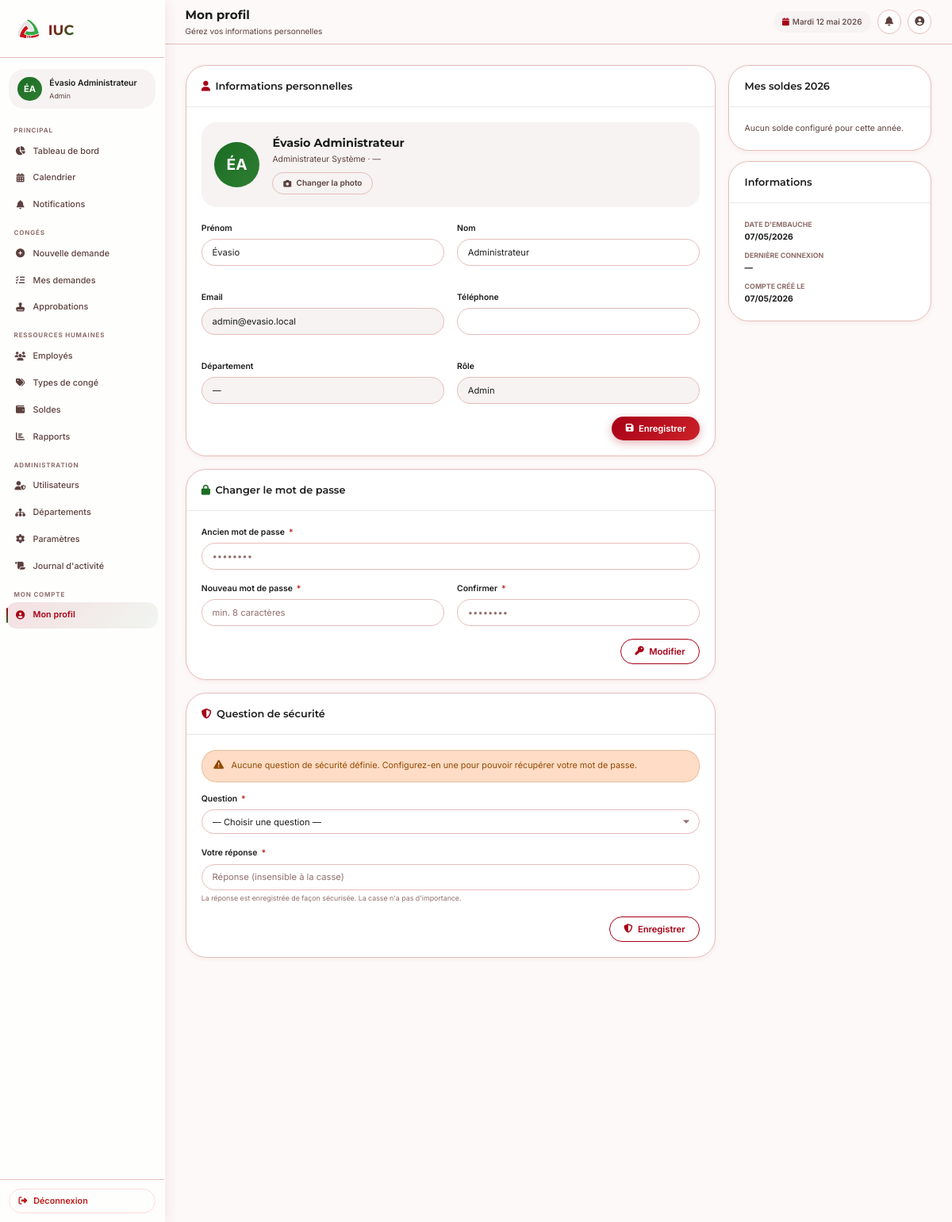
Page /profil.php (signed in) on the committed database.
### tables this page shows
CREATE TABLE `utilisateurs` (
  `id`                 INT UNSIGNED NOT NULL AUTO_INCREMENT,
  `nom`                VARCHAR(80) NOT NULL,
  `prenom`             VARCHAR(80) NOT NULL,
  `email`              VARCHAR(150) NOT NULL UNIQUE,
  `mot_de_passe`       VARCHAR(255) NOT NULL,
  `telephone`          VARCHAR(20) DEFAULT NULL,
  `photo`              VARCHAR(255) DEFAULT NULL,
  `role`               ENUM('employe','manager','rh','admin') NOT NULL DEFAULT 'employe',
  `departement_id`     INT UNSIGNED DEFAULT NULL,
  `manager_id`         INT UNSIGNED DEFAULT NULL,
  `date_embauche`      DATE DEFAULT NULL,
  `poste`              VARCHAR(100) DEFAULT NULL,
  `actif`              TINYINT(1) NOT NULL DEFAULT 1,
  `token_reset`        VARCHAR(255) DEFAULT NULL,
  `token_expiry`       DATETIME DEFAULT NULL,
  `question_securite`  VARCHAR(255) DEFAULT NULL,
  `reponse_securite`   VARCHAR(255) DEFAULT NULL,
  `derniere_connexion` DATETIME DEFAULT NULL,
  `created_at`         TIMESTAMP NOT NULL DEFAULT CURRENT_TIMESTAMP,
  `updated_at`         TIMESTAMP NOT NULL DEFAULT CURRENT_TIMESTAMP ON UPDATE CURRENT_TIMESTAMP,
  PRIMARY KEY (`id`),
  KEY `fk_utilisateur_departement` (`departement_id`),
  KEY `fk_utilisateur_manager` (`manager_id`)
);

### includes/functions.php (called while the page is built, shortened)
<?php
function utilisateurCourant(): array {
    return [
        'id'     => $_SESSION['user_id']     ?? null,
        'nom'    => $_SESSION['user_nom']    ?? '',
        'prenom' => $_SESSION['user_prenom'] ?? '',
        'email'  => $_SESSION['user_email']  ?? '',
        'role'   => $_SESSION['user_role']   ?? '',
        'photo'  => $_SESSION['user_photo']  ?? null,
        'dept'   => $_SESSION['user_dept']   ?? '',
    ];
}
function h(string $str): string {
    return htmlspecialchars($str, ENT_QUOTES, 'UTF-8');
}
function formatDate(string $date, string $format = 'd/m/Y'): string {
    return (new DateTime($date))->format($format);
}
function compterNotificationsNonLues(int $userId): int {
    $db = getDB();
    $stmt = $db->prepare("SELECT COUNT(*) FROM notifications WHERE utilisateur_id = ? AND lu = 0");
    $stmt->execute([$userId]);
    return (int)$stmt->fetchColumn();
}
function initialesAvatar(string $prenom, string $nom): string {
    return strtoupper(mb_substr($prenom, 0, 1) . mb_substr($nom, 0, 1));
}
function couleurAvatar(int $userId): string {
    $couleurs = [
        'linear-gradient(135deg,#a70016,#cc2229)',
        'linear-gradient(135deg,#1b6d24,#2e7d32)',
        'linear-gradient(135deg,#1a7a4a,#34c97a)',
        'linear-gradient(135deg,#00567b,#00709e)',
        'linear-gradient(135deg,#a70016,#1b6d24)',
    ];
    return $couleurs[$userId % count($couleurs)];
}

### profil.php (the view, shortened to what this page needs)
<?php
require_once __DIR__.'/includes/functions.php';
$user=utilisateurCourant(); $db=getDB(); $annee=(int)date('Y');
$stmt=$db->prepare("SELECT u.*,d.nom AS departement,m.nom AS manager_nom,m.prenom AS manager_prenom FROM utilisateurs u LEFT JOIN departements d ON d.id=u.departement_id LEFT JOIN utilisateurs m ON m.id=u.manager_id WHERE u.id=?");
$stmt->execute([$user['id']]); $profil=$stmt->fetch();
$soldes=tousLesSoldes((int)$user['id'],$annee);
$qRaw=getParam('questions_securite','');
$questionsDisponibles=$qRaw?array_filter(array_map('trim',explode('|',$qRaw))):[];
require_once __DIR__.'/includes/header.php';
?>
<div style="display:grid;grid-template-columns:1fr 320px;gap:20px;align-items:start">
<div style="display:flex;flex-direction:column;gap:20px">
  <div class="card">
    <div class="card-header"><div class="card-title"><i class="fas fa-user" style="color:var(--primary);margin-right:8px"></i>Informations personnelles</div></div>
    <div class="card-body">
      <form method="POST" enctype="multipart/form-data">
        <div style="display:flex;align-items:center;gap:20px;margin-bottom:24px;padding:20px;background:var(--surface-low);border-radius:var(--radius-md)">
          <div style="position:relative">
            <div class="user-avatar-sm" style="width:72px;height:72px;font-size:24px;background:<?=couleurAvatar((int)$user['id'])?>">
              <?php if($profil['photo']): ?>
              <img src="<?=APP_URL?>/assets/img/photos/<?=h($profil['photo'])?>" alt="photo"/>
              <?php else: ?><?=initialesAvatar($profil['prenom'],$profil['nom'])?><?php endif; ?>
            </div>
          </div>
          <div>
            <div style="font-family:var(--font-title);font-size:18px;font-weight:700"><?=h($profil['prenom'].' '.$profil['nom'])?></div>
            <div style="color:var(--on-surface-variant);font-size:13px;margin-top:2px"><?=h($profil['poste']??'—')?> · <?=h($profil['departement']??'—')?></div>
            <div style="margin-top:10px">
              <label class="btn btn-ghost btn-sm" style="cursor:pointer">
                <i class="fas fa-camera"></i> Changer la photo
              </label>
            </div>
          </div>
        </div>
        <div class="form-grid">
          <div class="form-group">
            <label class="form-label">Prénom</label>
            <input type="text" name="prenom" class="form-control" value="<?=h($profil['prenom'])?>"/>
          </div>
          <div class="form-group">
            <label class="form-label">Nom</label>
            <input type="text" name="nom" class="form-control" value="<?=h($profil['nom'])?>"/>
          </div>
          <div class="form-group">
            <label class="form-label">Email</label>
            <input type="email" class="form-control" value="<?=h($profil['email'])?>" readonly style="background:var(--surface-low);cursor:not-allowed" title="L'email est géré par l'administrateur"/>
          </div>
          <div class="form-group">
            <label class="form-label">Téléphone</label>
            <input type="tel" name="telephone" class="form-control" value="<?=h($profil['telephone']??'')?>"/>
          </div>
          <div class="form-group">
            <label class="form-label">Département</label>
            <input type="text" class="form-control" value="<?=h($profil['departement']??'—')?>" readonly style="background:var(--surface-low);cursor:not-allowed" title="Géré par l'administrateur"/>
          </div>
          <div class="form-group">
            <label class="form-label">Rôle</label>
            <input type="text" class="form-control" value="<?=h(ucfirst($profil['role']))?>" readonly style="background:var(--surface-low);cursor:not-allowed" title="Géré par l'administrateur"/>
          </div>
        </div>
        <div style="text-align:right"><button type="submit" class="btn btn-primary"><i class="fas fa-save"></i> Enregistrer</button></div>
      </form>
    </div>
  </div>
  <div class="card">
    <div class="card-header"><div class="card-title"><i class="fas fa-lock" style="color:var(--secondary);margin-right:8px"></i>Changer le mot de passe</div></div>
    <div class="card-body">
      <form method="POST">
        <div class="form-group"><label class="form-label">Ancien mot de passe <span class="required">*</span></label>
        <input type="password" name="ancien_mdp" class="form-control" placeholder="••••••••"/></div>
        <div class="form-grid">
          <div class="form-group"><label class="form-label">Nouveau mot de passe <span class="required">*</span></label>
          <input type="password" name="nouveau_mdp" class="form-control" placeholder="min. 8 caractères"/></div>
          <div class="form-group"><label class="form-label">Confirmer <span class="required">*</span></label>
          <input type="password" name="confirmer_mdp" class="form-control" placeholder="••••••••"/></div>
        </div>
        <div style="text-align:right"><button type="submit" class="btn btn-outline"><i class="fas fa-key"></i> Modifier</button></div>
      </form>
    </div>
  </div>
  <div class="card">
    <div class="card-header">
      <div class="card-title"><i class="fas fa-shield-alt" style="color:var(--primary);margin-right:8px"></i>Question de sécurité</div>
    </div>
    <div class="card-body">
      <?php if(empty($questionsDisponibles)): ?>
      <div class="alert alert-warning"><i class="fas fa-exclamation-triangle"></i><span>L'administrateur n'a pas encore configuré les questions de sécurité.</span></div>
      <?php else: ?>
      <?php if($profil['question_securite']??false): ?>
      <div class="alert alert-success mb-16"><i class="fas fa-check-circle"></i><span>Question configurée : <strong><?=h($profil['question_securite'])?></strong></span></div>
      <?php else: ?>
      <div class="alert alert-warning mb-16"><i class="fas fa-exclamation-triangle"></i><span>Aucune question de sécurité définie. Configurez-en une pour pouvoir récupérer votre mot de passe.</span></div>
      <?php endif; ?>
      <form method="POST">
        <div class="form-group">
          <label class="form-label">Question <span class="required">*</span></label>
          <select name="question_securite" class="form-control" required>
            <option value="">— Choisir une question —</option>
          </select>
        </div>
        <div class="form-group">
          <label class="form-label">Votre réponse <span class="required">*</span></label>
          <input type="text" name="reponse_securite" class="form-control" placeholder="Réponse (insensible à la casse)" autocomplete="off"/>
          <small style="color:var(--outline);font-size:11px;margin-top:4px;display:block">La réponse est enregistrée de façon sécurisée. La casse n'a pas d'importance.</small>
        </div>
        <div style="text-align:right"><button type="submit" class="btn btn-outline"><i class="fas fa-shield-alt"></i> Enregistrer</button></div>
      </form>
      <?php endif; ?>
    </div>
  </div>
</div>
<div style="display:flex;flex-direction:column;gap:16px">
  <div class="card">
    <div class="card-header"><div class="card-title">Mes soldes <?=$annee?></div></div>
    <div class="card-body">
      <?php if(empty($soldes)): ?>
      <p style="color:var(--on-surface-variant);font-size:13px">Aucun solde configuré pour cette année.</p>
      <?php else: foreach($soldes as $s):
        $pct=$s['jours_alloues']>0?min(100,round($s['jours_pris']/$s['jours_alloues']*100)):0; ?>
      <div class="solde-item">
        <div class="solde-header">
          <span class="solde-label"><span style="width:10px;height:10px;border-radius:50%;background:<?=h($s['couleur'])?>"></span><?=h($s['type_nom'])?></span>
          <span class="solde-value"><?=$s['jours_restants']?>/<?=$s['jours_alloues']?> j</span>
        </div>
        <div class="solde-bar"><div class="solde-fill" style="width:<?=$pct?>%;background:<?=h($s['couleur'])?>"></div></div>
      </div>
      <?php endforeach; endif; ?>
    </div>
  </div>
  <div class="card">
    <div class="card-header"><div class="card-title">Informations</div></div>
    <div class="card-body" style="font-size:13px">
      <div style="margin-bottom:10px"><span style="color:var(--outline);font-size:11px;font-weight:700;text-transform:uppercase">Date d'embauche</span><br/><strong><?=$profil['date_embauche']?formatDate($profil['date_embauche'],'d/m/Y'):'—'?></strong></div>
      <div style="margin-bottom:10px"><span style="color:var(--outline);font-size:11px;font-weight:700;text-transform:uppercase">Dernière connexion</span><br/><strong><?=$profil['derniere_connexion']?(new DateTime($profil['derniere_connexion']))->format('d/m/Y à H\hi'):'—'?></strong></div>
      <div><span style="color:var(--outline);font-size:11px;font-weight:700;text-transform:uppercase">Compte créé le</span><br/><strong><?=formatDate($profil['created_at'],'d/m/Y')?></strong></div>
    </div>
  </div>
</div>
</div>
<?php require_once __DIR__.'/includes/footer.php'; ?>

### includes/sidebar.php (shortened to what this page needs)
<?php
$user     = utilisateurCourant();
$role     = $user['role'];
$initials = initialesAvatar($user['prenom'], $user['nom']);
$couleur  = couleurAvatar((int)$user['id']);
$nbNotifs = compterNotificationsNonLues((int)$user['id']);
$currentPage = basename($_SERVER['PHP_SELF'], '.php');
function navItem(string $href, string $icon, string $label, string $currentPage, int $badge = 0): string {
    $page    = basename($href, '.php');
    $active  = ($page === $currentPage) ? ' active' : '';
    $badgeHtml = $badge > 0
        ? '<span class="nav-badge">' . $badge . '</span>'
        : '';
    return '<a class="nav-item' . $active . '" href="' . $href . '">
              <i class="fas ' . $icon . '"></i> ' . $label . $badgeHtml . '
            </a>';
}
$db = getDB();
$pendingCount = 0;
if ($role === 'manager') {
    $stmt = $db->prepare("
        SELECT COUNT(*) FROM demandes_conge dc
        JOIN utilisateurs u ON u.id = dc.utilisateur_id
        WHERE u.manager_id = ? AND dc.statut = 'en_attente'
    ");
    $stmt->execute([$user['id']]);
    $pendingCount = (int)$stmt->fetchColumn();
} elseif ($role === 'rh') {
    $stmt = $db->query("SELECT COUNT(*) FROM demandes_conge WHERE statut = 'approuve_manager'");
    $pendingCount = (int)$stmt->fetchColumn();
} elseif ($role === 'admin') {
    $stmt = $db->query("SELECT COUNT(*) FROM demandes_conge WHERE statut IN ('en_attente','approuve_manager')");
    $pendingCount = (int)$stmt->fetchColumn();
}
?>
<aside class="sidebar" id="sidebar">
  <div class="sidebar-logo">
    <img src="<?= APP_URL ?>/assets/img/logo_iuc.png" alt="IUC" width="44" height="44" style="object-fit:contain;"/>
    <span class="sidebar-logo-text">IUC</span>
  </div>
  <div class="sidebar-user">
    <div class="sidebar-user-avatar" style="background:<?= $couleur ?>">
      <?php if ($user['photo']): ?>
        <img src="<?= APP_URL ?>/assets/img/photos/<?= h($user['photo']) ?>" alt="photo"/>
      <?php else: ?>
        <?= h($initials) ?>
      <?php endif; ?>
    </div>
    <div class="sidebar-user-info">
      <div class="sidebar-user-name"><?= h($user['prenom'] . ' ' . $user['nom']) ?></div>
      <div class="sidebar-user-role"><?= h(ucfirst($role)) ?></div>
    </div>
  </div>
  <nav class="sidebar-nav">
    <div class="nav-section-title">Principal</div>
    <?= navItem(APP_URL.'/dashboard.php',    'fa-chart-pie',    'Tableau de bord', $currentPage) ?>
    <?= navItem(APP_URL.'/calendrier.php',   'fa-calendar-alt', 'Calendrier',      $currentPage) ?>
    <?= navItem(APP_URL.'/notifications.php','fa-bell',         'Notifications',   $currentPage, $nbNotifs) ?>
    <div class="nav-section-title">Congés</div>
    <?php if (in_array($role, ['employe','manager','rh','admin'])): ?>
      <?= navItem(APP_URL.'/demande_conge.php', 'fa-plus-circle',  'Nouvelle demande', $currentPage) ?>
      <?= navItem(APP_URL.'/mes_demandes.php',  'fa-list-check',   'Mes demandes',     $currentPage) ?>
    <?php endif; ?>
    <?php if (in_array($role, ['manager','rh','admin'])): ?>
      <?= navItem(APP_URL.'/approbation.php', 'fa-stamp', 'Approbations', $currentPage, $pendingCount) ?>
    <?php endif; ?>
    <?php if (in_array($role, ['rh','admin'])): ?>
    <div class="nav-section-title">Ressources Humaines</div>
    <?= navItem(APP_URL.'/employes.php',      'fa-users',     'Employés',       $currentPage) ?>
    <?= navItem(APP_URL.'/types_conge.php',   'fa-tags',      'Types de congé', $currentPage) ?>
    <?= navItem(APP_URL.'/gestion_soldes.php','fa-wallet',    'Soldes',         $currentPage) ?>
    <?= navItem(APP_URL.'/rapports.php',      'fa-chart-bar', 'Rapports',       $currentPage) ?>
    <?php endif; ?>
    <?php if ($role === 'admin'): ?>
    <div class="nav-section-title">Administration</div>
    <?= navItem(APP_URL.'/utilisateurs.php', 'fa-user-shield', 'Utilisateurs',      $currentPage) ?>
    <?= navItem(APP_URL.'/departements.php', 'fa-sitemap',     'Départements',      $currentPage) ?>
    <?= navItem(APP_URL.'/configuration.php','fa-cog',         'Paramètres',        $currentPage) ?>
    <?= navItem(APP_URL.'/logs.php',         'fa-scroll',      "Journal d'activité",$currentPage) ?>
    <?php endif; ?>
    <div class="nav-section-title">Mon compte</div>
    <?= navItem(APP_URL.'/profil.php', 'fa-user-circle', 'Mon profil', $currentPage) ?>
  </nav>
  <div class="sidebar-footer">
    <form action="<?= APP_URL ?>/logout.php" method="POST">
      <button type="submit" class="btn-logout">
        <i class="fas fa-sign-out-alt"></i> Déconnexion
      </button>
    </form>
  </div>
</aside>

### rows in the picture
utilisateurs: initials "ÉA", prenom+nom "Évasio Administrateur", role "Admin", initialesAvatar($profil['prenom'],$profil['nom']) "ÉA", poste "Administrateur Système", prenom "Évasio", nom "Administrateur", email "admin@evasio.local", date_embauche "07/05/2026", created_at "07/05/2026"

### other values in the picture
$label "Tableau de bord Calendrier Notifications Nouvelle demande Mes demandes Approbations Employés Types de congé Soldes Rapports Utilisateurs Départements Paramètres Journal d'activité Mon profil"
$pageTitle "Mon profil"
$pageSubtitle "Gérez vos informations personnelles"
$today "Mardi 12 mai 2026"
$profil['departement'] "—"
